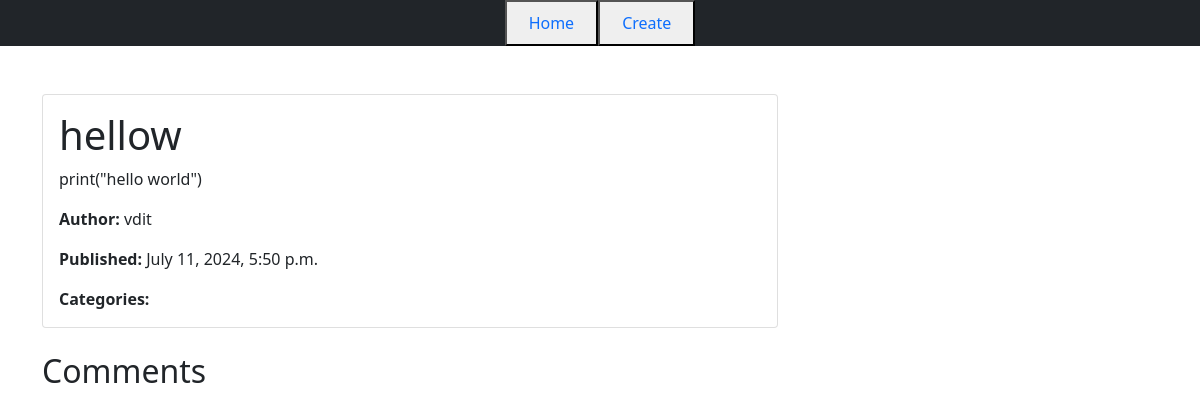
Page /post/11/ (signed in) on the committed database.
### blog_app/models.py (models this page shows, shortened)
class Post(models.Model):
    title = models.CharField(max_length=200)
    content = models.TextField(max_length=1000)
    author = models.ForeignKey(User, on_delete=models.CASCADE)
    categories = models.ManyToManyField(Category, related_name='posts')
    created_at = models.DateTimeField(auto_now_add=True)
    updated_at = models.DateTimeField(auto_now=True)
    image = models.ImageField(upload_to='post_images/', null=True, blank=True)

### blog_app/views.py (the view)
# urls.py: path('post/<int:pk>/', Post_DetailView.as_view(), name='post_detail'),
class Post_DetailView(LoginRequiredMixin, DetailView):
    model = Post
    template_name = "blog_app/detailview.html"

### blog_app/templates/blog_app/detailview.html (shortened to what this page needs)
{% extends 'base.html' %}
{% block content %}
<div class="container mt-5">
    <div class="row">
        <div class="col-md-8">
            <div class="card">
                <div class="card-body">
                    <h1 class="card-title">{{ post.title }}</h1>
                    <p class="card-text">{{ post.content }}</p>
                    <p class="card-text"><strong>Author:</strong> {{ post.author.username }}</p>
                    <p class="card-text"><strong>Published:</strong> {{ post.created_at }}</p>
                    <p class="card-text"><strong>Categories:</strong> {% for category in post.categories.all %}{{ category.name }} {% endfor %}</p>
                </div>
            </div>
            <div class="mt-4">
                <h2>Comments</h2>
            </div>
        </div>
    </div>
</div>
{% endblock content %}

### rows in the picture
Post: title "hellow", content "print(\"hello world\")", author.username "vdit", created_at "July 11, 2024, 5:50 p.m."
